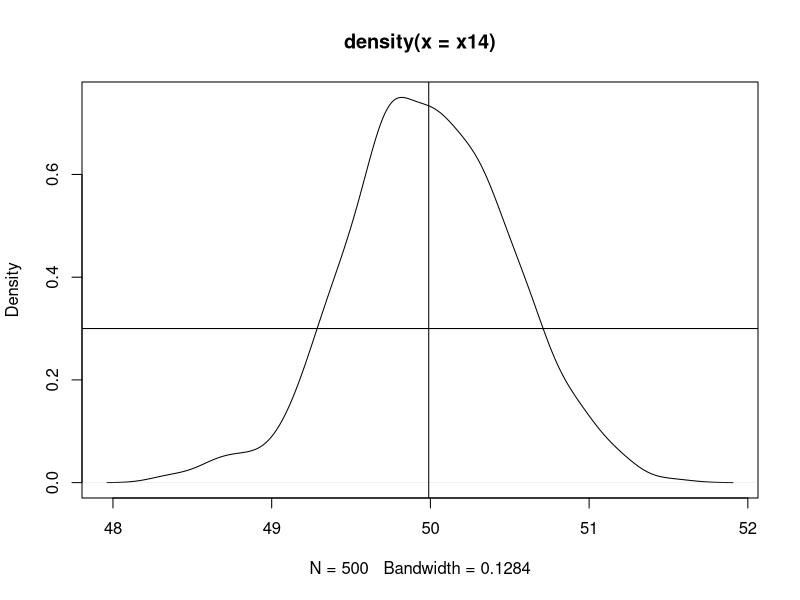

Write R code to recreate this figure.
# Data structures in R

# Vectors ----
X = 1:10 #create sequence of nos. from 1-10
X

x1 = 1:20
x1

(x1 = 1:30)
(x2 = c(1,2,13,4,5))
class(x2)

(x3=letters[1:20])

(x5=c('a',"Dhiraj","4"))
class(x5)  

(x6=c(1,FALSE,TRUE, 3,5))

x7=c(3L,5L)
class(x7)

#access elements
?seq
(x8=seq(0,100,by=3))
methods(class="numeric")

ls() #variables in my environment

length(x8) #find length of array
x8[20] #print 20th element
x8[c(2,4)] #print 2nd & 4th element
x8[-1] #print all except 1st
x8[-3] #print all except 3rd
x8[-c(3,5)] #print all except 3rd & 5th
x8[-(length(x8)-1)] #print all except 2nd last

(x9=c(X,x2)) #combines 2 vectors

rev(X) #prints it in reverse order

seq(-3,10,by=2)

x10 <- -3:2
x10
x10[2] <- 99; x10 #changes 2nd element to 99

x10[x10<0] = 5 ; x10 #modifying elements <0 by 5


x12 = seq(1:100); x12
(x13=seq(1,5,length.out = 10))  #delete vector

(x14=rnorm(500, mean=50, sd=0.5)) #normal distribution
plot(density(x14)) #plot the graph of a distribution
mean(x14) #finding mean
abline(v=mean(x14),h=0.3) #printing vertical & horizontal lines



# Matrices ----
(m1=matrix(1:12,nrow=4)) #creating matrix with 4 rows
(m2=matrix(1:24, ncol=6)) #creating matrix with 6 columns
class(m1)
attributes(m1) #rows & columns
dim(m2) #rows & columns

#acessing elements of matrix
m1[1,2:3] #extract 2-3 column element from row 1
m1[c(1,3),] #extract rows between 1 & 3, all columns
m1[-c(1,3)] #removing one attribute
paste("C",1:100,sep="-")
paste("c","d",sep = "-")
m2[1:5] #matrix is like a vector

m2[m2>5 & m2<10]
m2[c(T,F,T,T),c(2,3)]
m2[2,2]=10;m2 #changing an element

rbind(m1,c(11,22,33))

(rownames(m1)=paste("R",1:4,sep="")) #for rownames
(colnames(m1)=paste("C",1:3,sep=""))
m1

sweep(m1, MARGIN = 1, STATS = c(2,3,4,5), FUN = "+") #operations on rows
sweep(m1, MARGIN = 2, STATS = c(2,3,4), FUN = "*") #operations on columns

addmargins(m1, margin = 1, sum)
addmargins(m1, margin = 2, mean)

addmargins(m1,c(1,2),list(list(mean,sum,max),list(var,sd))) #rows & columns


# Arrays ----

# Data Frames ----
#DataFrame----
#create Vectors to be combined into DF
(rollno = 1:30)
(sname = paste('student',1:30,sep=''))
(gender = sample(c('M','F'), size=30, replace=T, prob=c(.7,.3))) #replace=T replaces the element you picked up, prob is the probability of picking up the element
(marks = floor(rnorm(30,mean= 50,sd=10)))
  (marks2 = ceiling(rnorm(30,40,5)))
(course = sample(c('BBA','MBA'), size=30, replace=T, prob=c(.5,.5)))
rollno; sname; gender
marks ; marks2; course

#creating DF
df1=data.frame(rollno,sname,gender,marks,marks2,course, stringsAsFactors = F)
str(df1)
head(df1)
head(df1,n=3)
tail(df1)
summary(df1)

df1$gender=factor(df1$gender)
df1
summary(df1)
# Factors ----